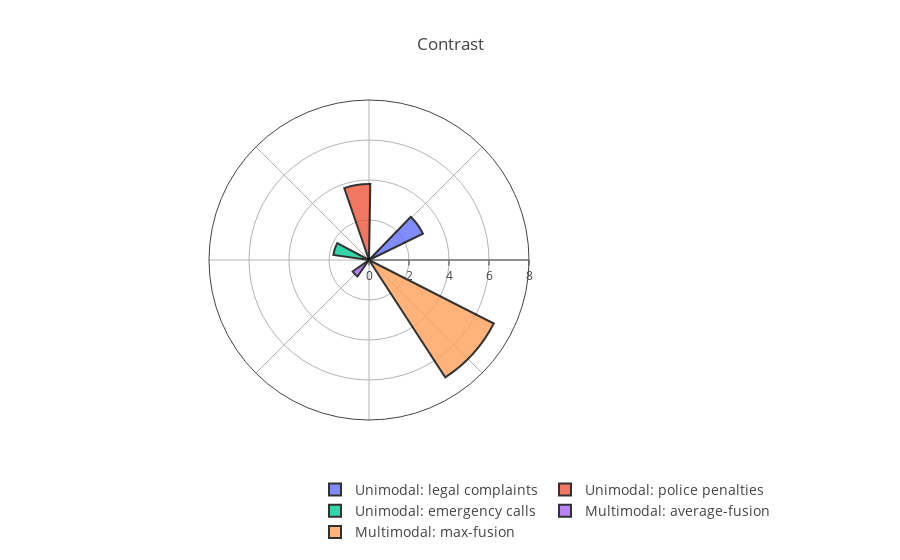

The code cell stored with this chart in its notebook:
### Code cell
contrast_values=[3,3.8,1.8,1,7]
width= list(map(lambda x: compute_width(x,max(contrast_values),30), contrast_values))

fig = go.Figure(go.Barpolar())

for i in list(range(5)):
    
    fig.add_trace(go.Barpolar(
        r=[contrast_values[i]],
        theta=[theta[i]],
        width=[width[i]],
        marker_color=[px.colors.qualitative.Plotly[i]],
        marker_line_color="black",
        marker_line_width=2,
        opacity=0.8,
        name = labels[i]
    ))        

fig.update_layout(
    template=None,
    title = "Contrast",
    polar = dict(
        radialaxis = dict(range=[0,8], showticklabels=True, tickmode = 'linear', tick0 = 0, dtick = 2),
        angularaxis = dict(showticklabels=False, ticks='')
    ),
    legend_font_size=14,
    legend=dict(orientation="h",
                yanchor="bottom",
                y=-0.4,
                xanchor="center",
                x=1),
    showlegend = True
)

file_path = '/Users/anamaria/Desktop/multimodal prediction draft figures/'
fig.write_image(file_path+'GLCM_contrast.svg')
fig.show()

### Figure 1 — Plotly figure (JSON) as saved in the notebook; plotly's stock layout.template omitted (floating-point values rounded to 4 significant figures)
{"data": [{"type": "barpolar"}, {"marker": {"color": ["#636efa"], "line": {"color": "black", "width": 2}}, "name": "Unimodal: legal complaints", "opacity": 0.8, "r": [3], "theta": [36], "type": "barpolar", "width": [20]}, {"marker": {"color": ["#EF553B"], "line": {"color": "black", "width": 2}}, "name": "Unimodal: police penalties", "opacity": 0.8, "r": [3.8], "theta": [99], "type": "barpolar", "width": [20]}, {"marker": {"color": ["#00cc96"], "line": {"color": "black", "width": 2}}, "name": "Unimodal: emergency calls", "opacity": 0.8, "r": [1.8], "theta": [162], "type": "barpolar", "width": [20]}, {"marker": {"color": ["#ab63fa"], "line": {"color": "black", "width": 2}}, "name": "Multimodal: average-fusion", "opacity": 0.8, "r": [1], "theta": [225], "type": "barpolar", "width": [20]}, {"marker": {"color": ["#FFA15A"], "line": {"color": "black", "width": 2}}, "name": "Multimodal: max-fusion", "opacity": 0.8, "r": [7], "theta": [318], "type": "barpolar", "width": [30]}], "layout": {"legend": {"font": {"size": 14}, "orientation": "h", "x": 1, "xanchor": "center", "y": -0.4, "yanchor": "bottom"}, "polar": {"angularaxis": {"showticklabels": false, "ticks": ""}, "radialaxis": {"dtick": 2, "range": [0, 8], "showticklabels": true, "tick0": 0, "tickmode": "linear"}}, "showlegend": true, "title": {"text": "Contrast"}}}
